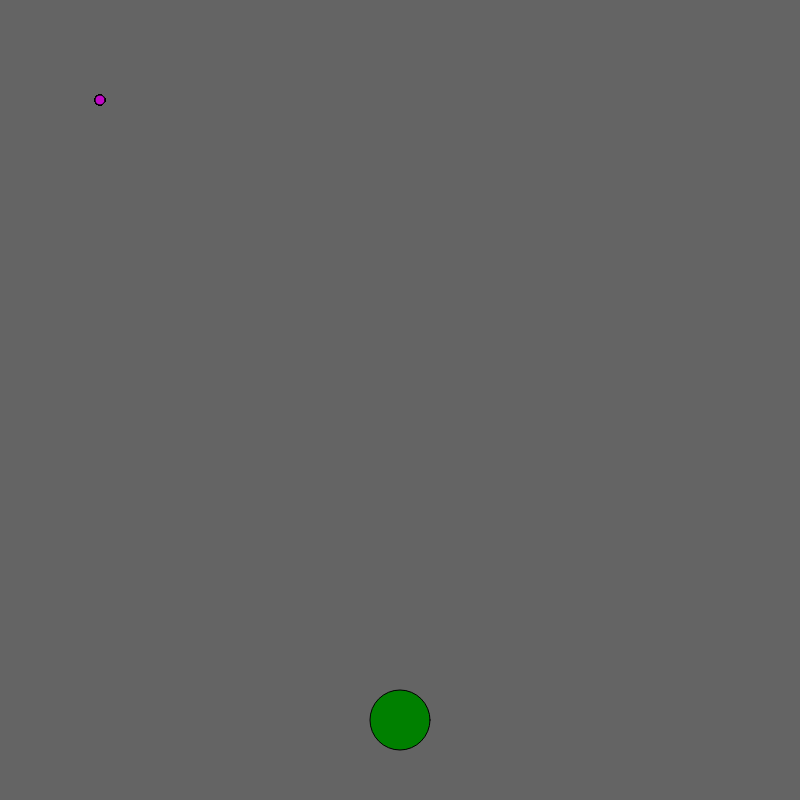
Frame 1 (no input)
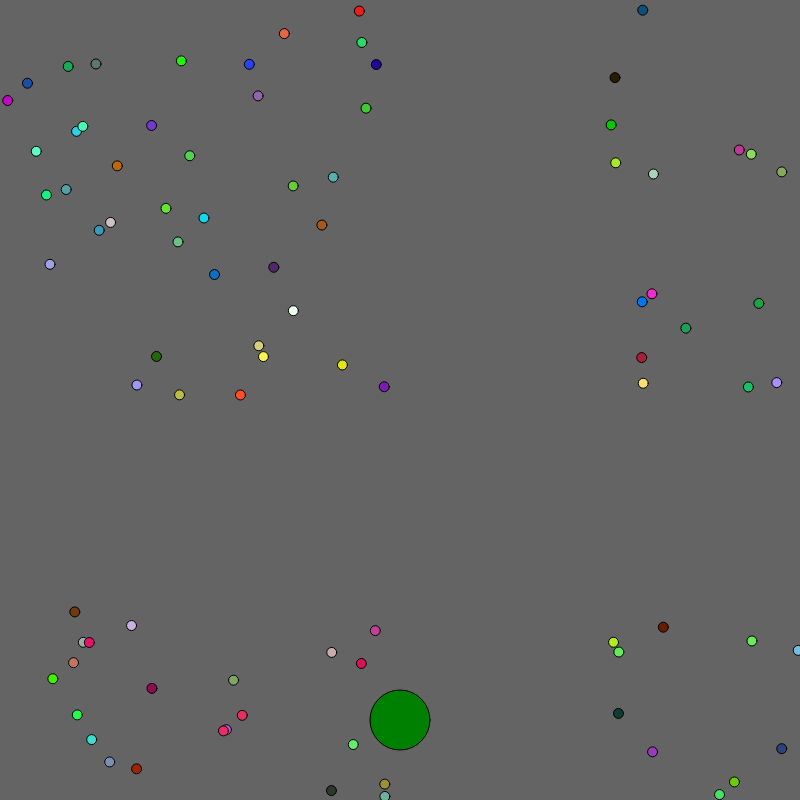
Frame 60 (no input)
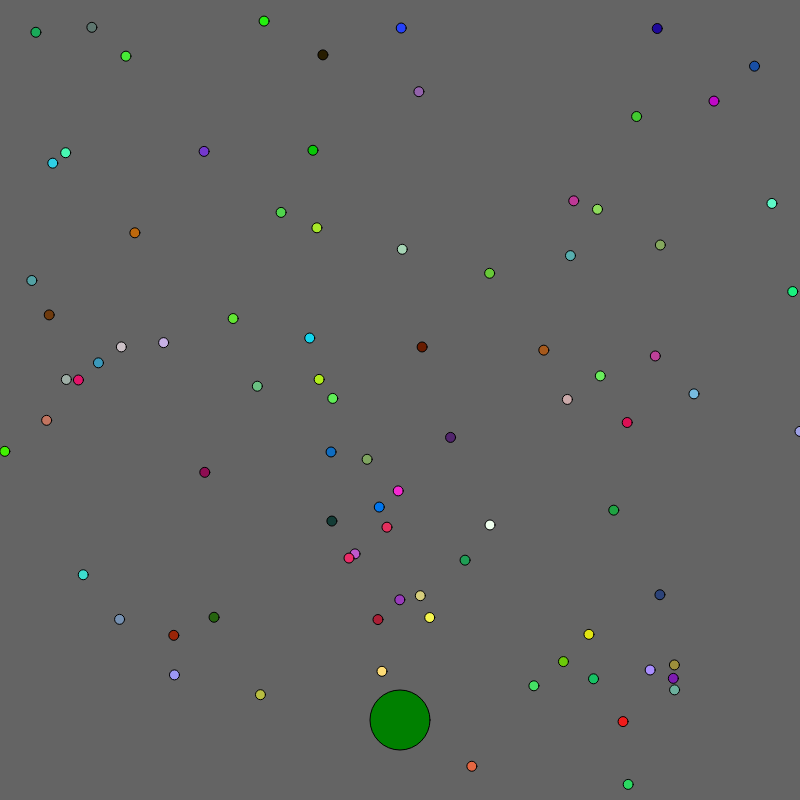
Frame 120 (the mouse pressed at the canvas centre since frame 60)

The p5.js sketch that drew these frames (run headless with seeded random() and noise() and a simulated clock; from frame 60 on, the mouse is pressed at the canvas centre):

// p5.js sketch
// ── sketch.js
var cars = [];
var frogPos;

function setup() {

  createCanvas(800, 800);
  for (var i = 0; i < 90; i++) {
    cars.push(new Car());
  }
  frogPos = createVector(width / 2, height - 80);
}

function draw() {
  background(100);
  for (var i = 0; i < cars.length; i++) {
    cars[i].display();
    cars[i].drive();
    if (cars[i].pos.dist(frogPos) < 50) {
      cars.splice(i, 1);
    }
  }

  // draw the frog
  fill('green');
  ellipse(frogPos.x, frogPos.y, 60, 60);
  checkForKeys();

}

// car class!!
function Car() {
  // attributes
  this.pos = createVector(100, 100);
  this.vel = createVector(random(-5, 5), random(-5, 5));

  this.r = random(255);
  this.g = random(255);
  this.b = random(255);

  //methods
  this.display = function() {
    fill(this.r, this.g, this.b);
    ellipse(this.pos.x, this.pos.y, 10, 10);
  }

  this.drive = function() {
    this.pos.add(this.vel);

    if (this.pos.x > width) this.pos.x = 0;
    if (this.pos.x < 0) this.pos.x = width;
    if (this.pos.y > width) this.pos.y = 0;
    if (this.pos.y < 0) this.pos.y = height;

  }

}


function checkForKeys() {
  if (keyIsDown(LEFT_ARROW)) frogPos.x = frogPos.x - 5;
  if (keyIsDown(RIGHT_ARROW)) frogPos.x = frogPos.x + 5;
  if (keyIsDown(UP_ARROW)) frogPos.y = frogPos.y - 5;
  if (keyIsDown(DOWN_ARROW)) frogPos.y = frogPos.y + 5;

}
